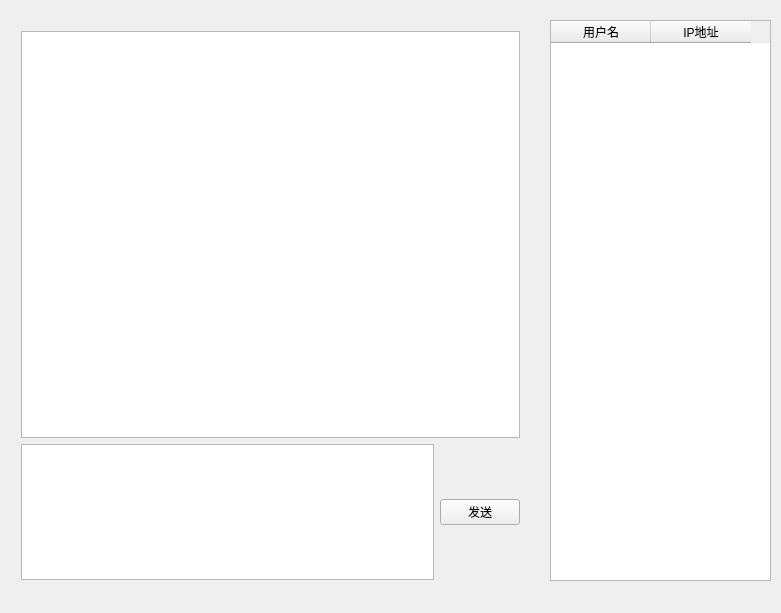
<?xml version="1.0" encoding="UTF-8"?>
<ui version="4.0">
 <class>MainWindow</class>
 <widget class="QMainWindow" name="MainWindow">
  <property name="geometry">
   <rect>
    <x>0</x>
    <y>0</y>
    <width>781</width>
    <height>613</height>
   </rect>
  </property>
  <property name="windowTitle">
   <string>MainWindow</string>
  </property>
  <widget class="QWidget" name="centralWidget">
   <widget class="QTableWidget" name="tableWidget">
    <property name="geometry">
     <rect>
      <x>550</x>
      <y>20</y>
      <width>221</width>
      <height>561</height>
     </rect>
    </property>
    <column>
     <property name="text">
      <string>用户名</string>
     </property>
    </column>
    <column>
     <property name="text">
      <string>IP地址</string>
     </property>
    </column>
   </widget>
   <widget class="QWidget" name="">
    <property name="geometry">
     <rect>
      <x>10</x>
      <y>20</y>
      <width>521</width>
      <height>571</height>
     </rect>
    </property>
    <layout class="QVBoxLayout" name="verticalLayout" stretch="3,1">
     <item>
      <widget class="QTextEdit" name="textEdit"/>
     </item>
     <item>
      <layout class="QHBoxLayout" name="horizontalLayout">
       <item>
        <widget class="QTextEdit" name="txtData"/>
       </item>
       <item>
        <widget class="QPushButton" name="pushSent">
         <property name="text">
          <string>发送</string>
         </property>
        </widget>
       </item>
      </layout>
     </item>
    </layout>
   </widget>
  </widget>
 </widget>
 <layoutdefault spacing="6" margin="11"/>
 <resources/>
 <connections/>
</ui>
